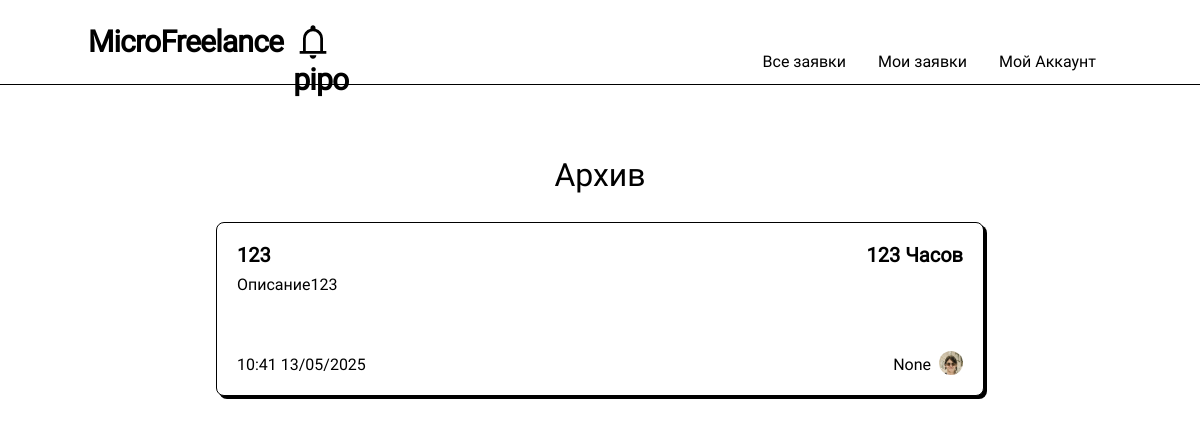
The app's page /archive (signed in) with its own data.
### models.py (models this page shows, shortened)
class Post(db.Model):
    __table_name__ = "posts"
    id: Mapped[int]                         = mapped_column(primary_key=True)
    title: Mapped[str]                      = mapped_column(String(64))
    data: Mapped[str]                       = mapped_column(String(256))
    data_text: Mapped[str]                  = mapped_column(String(256))
    coast: Mapped[str]                      = mapped_column(String(64))
    currency: Mapped[str]                   = mapped_column(String(64))
    author_id: Mapped[int]                  = mapped_column(ForeignKey(User.id))
    create_date: Mapped[datetime.datetime]  = mapped_column(DateTime(timezone=True), server_default=func.now())
    update_date: Mapped[datetime.datetime]  = mapped_column(DateTime(timezone=True), server_default=func.now())
    selected: Mapped[bool]                  = mapped_column(default=False)
    selected_date: Mapped[Optional[datetime.datetime]] = mapped_column(DateTime(timezone=True))
    archived: Mapped[bool]                  = mapped_column(default=False)
    archived_date: Mapped[Optional[datetime.datetime]] = mapped_column(DateTime(timezone=True))
    selected_respond_author_id: Mapped[Optional[int]] = mapped_column()
    respond: Mapped[list["PostRespond"]]    = relationship(back_populates="post", cascade="all, delete")
    author: Mapped["User"] = relationship()

class User(UserMixin, db.Model):
    __table_name__ = "users"
    id: Mapped[int]                         = mapped_column(primary_key=True)
    login: Mapped[str]                      = mapped_column(String(64), index=True, unique=True)
    password_hash: Mapped[Optional[str]]    = mapped_column(String(256))
    name: Mapped[Optional[str]]             = mapped_column(String(64))
    aboutme: Mapped[Optional[str]]          = mapped_column(String(256))
    contact_info: Mapped[Optional[str]]     = mapped_column(String(256))
    account_type: Mapped[str]               = mapped_column(String(256), default='student')

### routes.py (the view)
@app.route('/')
@app.route('/archive/')
@app.route('/archive')
def archive(filter = None):
    query = sa.select(Post)                                         \
        .where(Post.archived == True)                               \
        .where(sa.or_(Post.author_id == current_user.id, Post.selected_respond_author_id == current_user.id)) \
        .order_by(Post.selected.desc(), Post.update_date.desc())
    return render_template('post_list.html', tasks = list(db.session.scalars(query)), create_new = False, title='Архив', null_message='В архиве пусто....')

### models.py (called while the page is built)
@login.user_loader
def load_user(id):
  return db.session.get(User, int(id))

### routes.py (called while the page is built)
def render_template(*args, **kwargs):
    kwargs['current_user'] = current_user
    return base_render_teplate(*args, **kwargs)

### templates/post_list.html (shortened to what this page needs)
{% extends 'base/base.html' %}
{% block content %}
<div class="list">
    {% if title %}
        <p class="list_title">{{ title }}</p>
    {% endif %}
    {% for task in tasks %}
        <a href="/post/{{ task.id }}">
            <div class="post">
                <div class="top-line">
                    <p class="title"> {{ task.title }} </p>
                    <p class="coast">{{ task.coast  }} {{ task.currency }}</p>
                </div>
                <p class="about">{{ task.data_text|truncate(150) }}</p>
                <div class="bottom-line">
                    <div class="date-author">
                        <p class="date">
                            {{ task.create_date.strftime("%H:%M %d/%m/%Y")}}
                        </p>
                        <div class="author">
                            <p class="name">{{ task.author.name }}</p>
                            <img class="avatar" src="{{ url_for('static', filename='avatars/' + task.author.login + '.webp') }}"
                            onerror="this.src='/static/avatars/placeholder.svg'">
                        </div>
                    </div>
                </div>
            </div>
        </a>
    {% endfor %}
</div>
{% endblock %}

### static/compile.css (style rules this page uses)
html, :host { line-height: 1.5; -webkit-text-size-adjust: 100%; -moz-tab-size: 4; -o-tab-size: 4; tab-size: 4; font-family: Roboto; font-feature-settings: normal; font-variation-settings: normal; -webkit-tap-highlight-color: transparent; }
body { margin: 0; line-height: inherit; }
a { color: inherit; text-decoration: inherit; }
blockquote, dl, dd, h1, h2, h3, h4, h5, h6, hr, figure, p, pre { margin: 0; }
img, svg, video, canvas, audio, iframe, embed, object { display: block; vertical-align: middle; }
img, video { max-width: 100%; height: auto; }

### records on screen
Post: title "123", coast "123", currency "Часов", data_text "Описание123", create_date "10:41 13/05/2025", author.name "None", login (picture)

### other values on screen
{{ title }} "Архив"
